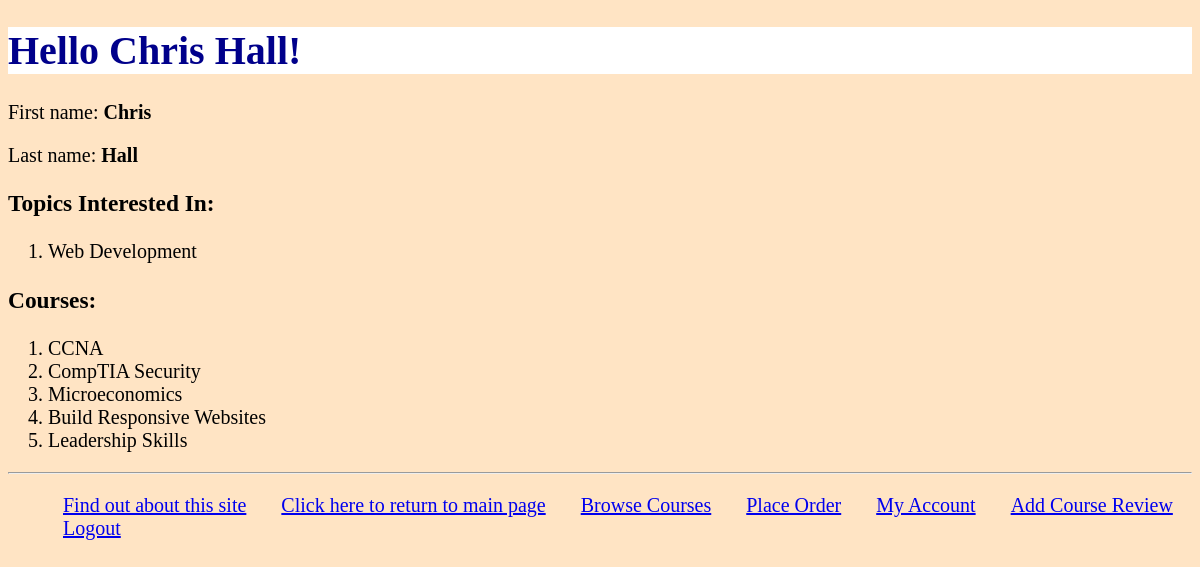
The page /myapp/myaccount (signed in) on the database its author committed.
### myapp/models.py (models this page shows, shortened)
class Topic(models.Model):
    name = models.CharField(max_length=200)
    length = models.IntegerField(default=12)

class Course(models.Model):
    title = models.CharField(max_length=200)
    topic = models.ForeignKey(Topic, related_name='courses', on_delete=models.CASCADE)
    price = models.DecimalField(max_digits=10, decimal_places=2, validators=[validate_price])
    for_everyone = models.BooleanField(default=True)
    description = models.TextField(blank=True)
    num_reviews = models.PositiveIntegerField(default=0)

### myapp/views.py (the view)
# urls.py: path('myaccount', views.myaccount, name='myaccount')
def myaccount(request):
    try:
        current_user = Student.objects.get(id=request.user.id)
    except Student.DoesNotExist:
        current_user = None
    if current_user:
        registered_courses = current_user.registered_courses.all()
        interested_topics = current_user.interested_in.all()
        return render(request, 'myapp/myaccount.html', {'first_name': current_user.first_name,
                                                       'last_name': current_user.last_name,
                                                       'interested_topics': interested_topics,
                                                       'registered_courses': registered_courses})
    else:
        return HttpResponse("<p>You are not a registered student</p>")

### myapp/templates/myapp/myaccount.html (shortened to what this page needs)
{% extends 'myapp/base.html' %}
{% block myhdg %} Hello {{ first_name }} {{ last_name }}! {% endblock %}
{% block  body_block %}
    <p>First name: <b>{{ first_name }}</b></p>
    <p>Last name: <b>{{ last_name }}</b></p>
    <h3>Topics Interested In:</h3>
    <ol>
        {% for topic in interested_topics %}
            <li>{{ topic.name }}</li>
        {% endfor %}
    </ol>
    <h3>Courses:</h3>
    <ol>
        {% for course in registered_courses %}
            <li> {{ course.title }} </li>
        {% endfor %}
    </ol>
{% endblock %}

### myapp/static/myapp/style1.css (style rules this page uses)
body { background-color: bisque; color: black; font-size: 20px; font-family: Verdana; }
p { font-family: verdana; font-size: 20px; }

### rows shown on the page
Topic: name "Web Development"
Course: title "CCNA"
Course: title "CompTIA Security"
Course: title "Microeconomics"
Course: title "Build Responsive Websites"
Course: title "Leadership Skills"

### other values the page prints
{{ first_name }} "Chris"
{{ last_name }} "Hall"
